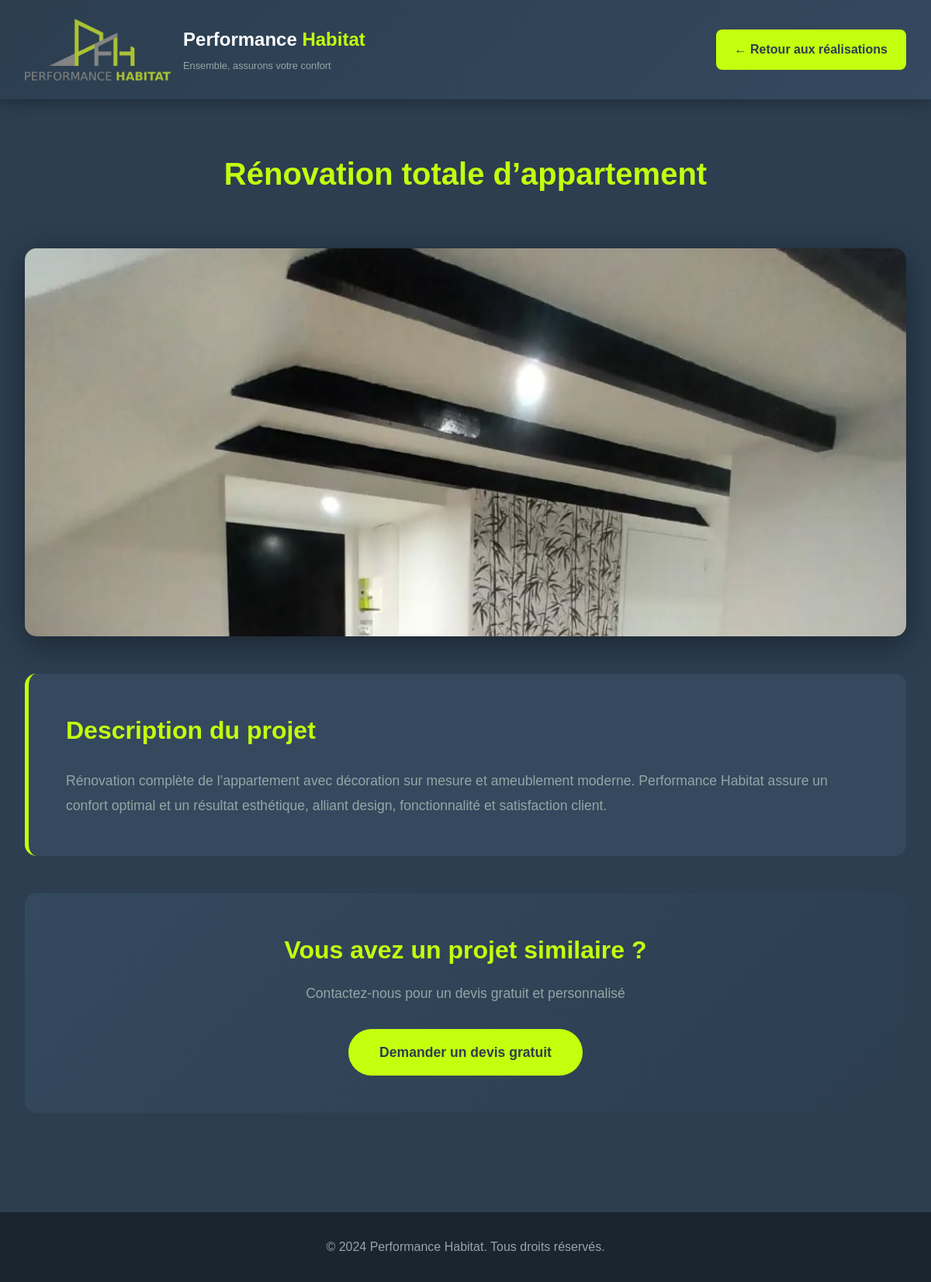
Page /realisations/renovation-totale-dappartement-pfh/ on the committed database.
### main/models.py (models this page shows, shortened)
class Project(models.Model):
    titre = models.CharField(max_length=200)
    slug = models.SlugField(unique=True)
    description = RichTextField()
    image = models.ImageField(upload_to='projects/')
    date = models.DateField(null=True, blank=True)
    is_featured = models.BooleanField(default=False)
    class Meta:
        ordering = ['-date']  # Les plus récents d’abord

### main/views.py (the view)
# urls.py: path('realisations/<slug:slug>/', views.project_detail, name='project_detail'),
def project_detail(request, slug):
    project = get_object_or_404(Project, slug=slug)
    return render(request, 'project_detail.html', {'project': project})

### main/templates/project_detail.html (shortened to what this page needs)
{% load static %}
<!DOCTYPE html>
<html lang="fr">
<head>
</head>
<body>
    <header class="header">
        <div class="container">
            <div class="header-content">
                <a href="{% url 'index' %}" class="logo-link">
                    <img src="{% static 'img/logo.png' %}" alt="Performance Habitat" class="logo-img">
                    <div class="logo-text">
                        <h1>Performance <span>Habitat</span></h1>
                        <p>Ensemble, assurons votre confort</p>
                    </div>
                </a>
                <a href="{% url 'index' %}#realisations" class="back-button">
                    ← Retour aux réalisations
                </a>
            </div>
        </div>
    </header>
    <section class="project-detail">
        <div class="container">
            <div class="project-header">
                <h1>{{ project.titre }}</h1>
            </div>
            {% if project.image %}
            <div class="main-image">
                <img src="{{ project.image.url }}" alt="{{ project.titre }}">
            </div>
            {% endif %}
            <div class="project-description">
                <h2>Description du projet</h2>
                {{ project.description|safe }}
            </div>
            <div class="cta-section">
                <h3>Vous avez un projet similaire ?</h3>
                <p>Contactez-nous pour un devis gratuit et personnalisé</p>
                <a href="{% url 'index' %}#contact" class="cta-button">
                    Demander un devis gratuit
                </a>
            </div>
        </div>
    </section>
    <footer class="footer">
        <div class="container">
            <p>&copy; 2024 Performance Habitat. Tous droits réservés.</p>
        </div>
    </footer>
</body>
</html>

### main/templates/project_detail.html (style rules this page uses)
* { margin: 0; padding: 0; box-sizing: border-box; }
:root { --vert-fluo: #c4ff0e; --gris-fonce: #2c3e50; --gris-clair: #95a5a6; --blanc: #ffffff; }
body { font-family: 'Arial', sans-serif; color: var(--blanc); background: var(--gris-fonce); line-height: 1.6; }
.container { max-width: 1200px; margin: 0 auto; padding: 0 2rem; }
.header { background: linear-gradient(135deg, var(--gris-fonce) 0%, #34495e 100%); padding: 1.5rem 0; box-shadow: 0 4px 20px rgba(0,0,0,0.3); }
.header-content { display: flex; justify-content: space-between; align-items: center; flex-wrap: wrap; gap: 1.5rem; }
.logo-link { display: flex; align-items: center; gap: 1rem; text-decoration: none; }
.logo-img { height: 80px; width: auto; }
.logo-text h1 { font-size: 1.5rem; color: var(--blanc); margin-bottom: 0.3rem; }
.logo-text h1 span { color: var(--vert-fluo); }
.logo-text p { font-size: 0.8rem; color: var(--gris-clair); }
.back-button { background: var(--vert-fluo); color: var(--gris-fonce); padding: 0.8rem 1.5rem; border-radius: 8px; text-decoration: none; font-weight: 700; transition: all 0.3s ease; display: inline-flex; align-items: center; gap: 0.5rem; }
.project-detail { padding: 4rem 0; }
.project-header { text-align: center; margin-bottom: 3rem; }
.project-header h1 { font-size: 2.5rem; color: var(--vert-fluo); margin-bottom: 1rem; }
.main-image { width: 100%; max-height: 500px; border-radius: 15px; overflow: hidden; margin-bottom: 3rem; box-shadow: 0 10px 40px rgba(0,0,0,0.4); }
.main-image img { width: 100%; height: 100%; object-fit: cover; }
.project-description { background: #34495e; padding: 3rem; border-radius: 15px; margin-bottom: 3rem; border-left: 5px solid var(--vert-fluo); }
.project-description h2 { color: var(--vert-fluo); font-size: 2rem; margin-bottom: 1.5rem; }
.project-description p { color: var(--gris-clair); font-size: 1.1rem; line-height: 1.8; }
.cta-section { background: linear-gradient(135deg, #34495e 0%, #2c3e50 100%); padding: 3rem; border-radius: 15px; text-align: center; margin-bottom: 4rem; }
.cta-section h3 { color: var(--vert-fluo); font-size: 2rem; margin-bottom: 1rem; }
.cta-section p { color: var(--gris-clair); font-size: 1.1rem; margin-bottom: 2rem; }
.cta-button { background: var(--vert-fluo); color: var(--gris-fonce); padding: 1rem 2.5rem; font-size: 1.1rem; font-weight: 700; border: none; border-radius: 50px; cursor: pointer; text-decoration: none; display: inline-block; transition: all 0.3s ease; }
.footer { background: #1a252f; padding: 2rem 0; text-align: center; color: var(--gris-clair); }

### rows in the picture
Project: titre "Rénovation totale d’appartement", image (picture), description "Rénovation complète de l’appartement avec décoration sur mesure et ameublement moderne. Performance Habitat assure un confort optimal et un résultat esthétique, alliant design, fonctionnalité et satisfaction client."
